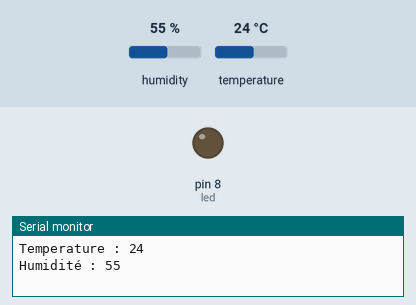
Simulated run of this sketch. Board: Arduino Uno, built with avr-gcc and run on an emulated ATmega328P. Parts: output pins drawn as LEDs (lit = HIGH), the last lines printed to the serial monitor. The inputs (shaded band) are chosen by the test bench; at power-on: humidity 55 %, temperature 24 °C.

Above: at 0.1 s.
At 1.1 s:
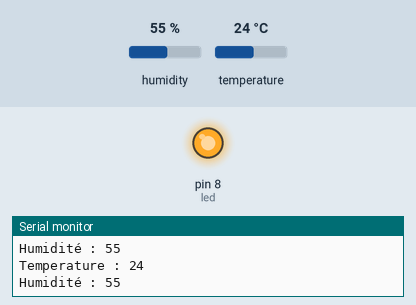
Timing chart, 0 to 2.6 s (numbered marks = the images above):
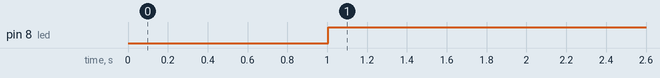

Measured:
- by itself, pin 8 (led): LOW → HIGH at 1.0 s

The sketch:

v2.ino
```cpp
#include "DHT.h"
#include <SoftwareSerial.h>

#define DHTPIN 7
#define DHTTYPE DHT22
#define led 8

DHT dht(DHTPIN, DHTTYPE);

void setup() {

Serial.begin(9600);
pinMode(led,OUTPUT);

}

void loop() {

int temp = dht.readTemperature();
int hum  = dht.readHumidity();

Serial.print("Temperature : "); Serial.println(temp);

Serial.print("Humidité : "); Serial.println(hum);

delay(1000);

if(hum > 50)
{
  digitalWrite(led,HIGH);
}
else
{
  digitalWrite(led,LOW);
}


}
```
